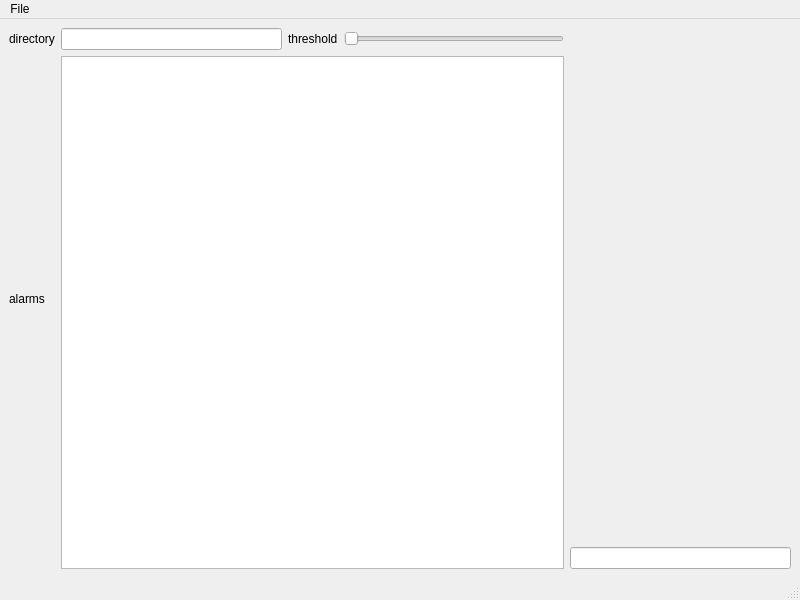
<?xml version="1.0" encoding="UTF-8"?>
<ui version="4.0">
 <class>MainWindow</class>
 <widget class="QMainWindow" name="MainWindow">
  <property name="geometry">
   <rect>
    <x>0</x>
    <y>0</y>
    <width>800</width>
    <height>600</height>
   </rect>
  </property>
  <property name="windowTitle">
   <string>MainWindow</string>
  </property>
  <widget class="QWidget" name="centralwidget">
   <layout class="QGridLayout" name="gridLayout">
    <item row="0" column="0">
     <widget class="QLabel" name="label">
      <property name="text">
       <string>directory</string>
      </property>
     </widget>
    </item>
    <item row="0" column="1">
     <widget class="QLineEdit" name="lineEdit"/>
    </item>
    <item row="0" column="2">
     <widget class="QLabel" name="label_3">
      <property name="text">
       <string>threshold</string>
      </property>
     </widget>
    </item>
    <item row="0" column="3">
     <widget class="QSlider" name="horizontalSlider">
      <property name="orientation">
       <enum>Qt::Horizontal</enum>
      </property>
     </widget>
    </item>
    <item row="1" column="0">
     <widget class="QLabel" name="label_2">
      <property name="text">
       <string>alarms</string>
      </property>
     </widget>
    </item>
    <item row="1" column="1" rowspan="2" colspan="3">
     <widget class="QListWidget" name="listWidget"/>
    </item>
    <item row="2" column="4">
     <widget class="QLineEdit" name="lineEdit_2"/>
    </item>
   </layout>
  </widget>
  <widget class="QMenuBar" name="menubar">
   <property name="geometry">
    <rect>
     <x>0</x>
     <y>0</y>
     <width>800</width>
     <height>24</height>
    </rect>
   </property>
   <widget class="QMenu" name="menuMenu">
    <property name="title">
     <string>File</string>
    </property>
    <addaction name="actionexit"/>
   </widget>
   <addaction name="menuMenu"/>
  </widget>
  <widget class="QStatusBar" name="statusbar"/>
  <action name="actionexit">
   <property name="text">
    <string>exit</string>
   </property>
  </action>
 </widget>
 <resources/>
 <connections/>
</ui>
